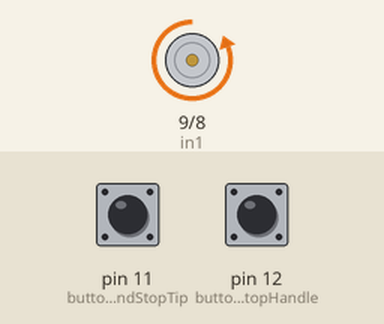
The sketch below on a simulated Arduino Uno, built with avr-gcc and run on an emulated ATmega328P. On the bench: motor-driver pin pairs drawn as motors (green arrow = first pin HIGH = forward, orange = second pin HIGH = backward, longer = more drive, scaled by the enable pin). Inputs (shaded band) come from the test bench; at power-on: pin 11 (buttonEndStopTip) HIGH, pin 12 (buttonEndStopHandle) HIGH.

Above: at 1.2 s.
1.3 s: pin 11 (buttonEndStopTip) pulled LOW for 0.15 s
At 2.5 s:
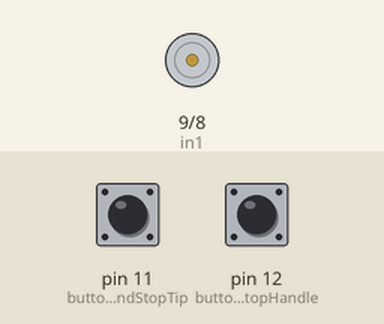
Timing chart, 0 to 7.8 s (numbered marks = the images above; inputs shaded):
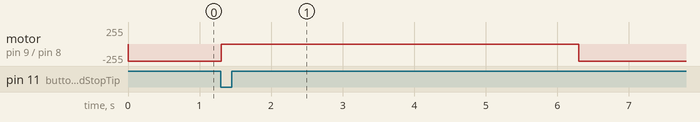

Measured:
- after the input at 1.3 s, motor on pin 9 (in1) / pin 8 (in2): backward 255/255 → stopped at once, → backward 255/255 5.0 s later

The sketch:

umbrellaMotionController.ino
```cpp
//Umbrella Motor Controller for an arduino
//Uses an L298 Motor Driver and 2 rocker switches
//to change directions
//By Christopher Lewis
//Checked in Wednesday, July 05, 2017


const int buttonEndStopTip = 11; //Pins for switch at the tip
const int buttonEndStopHandle = 12; // Pin for switch at the handle

int buttonStateEndStopTip = 0;
int buttonStateEndStopHandle = 0;

int enA = 10;
int in1 = 9;////Digital Pins are used because we only need to
int in2 = 8;////give signal to motor whether to rotate or not
int directionUp = true;

int pauseBetweenMovement = 5000;
void setup() {
  pinMode(buttonEndStopTip, INPUT_PULLUP);
  pinMode(buttonEndStopHandle, INPUT_PULLUP);

  pinMode(enA, OUTPUT);
  pinMode(in1, OUTPUT);
  pinMode(in2, OUTPUT);

  analogWrite(enA, 255);
  digitalWrite(in1, LOW);
  digitalWrite(in2, HIGH);

}

void loop() {

  buttonStateEndStopTip = digitalRead(buttonEndStopTip);
  buttonStateEndStopHandle = digitalRead(buttonEndStopHandle);

  if (buttonStateEndStopTip == LOW || buttonStateEndStopHandle == LOW) {
    pauseAndChangeDirection();
  }
}
void pauseAndChangeDirection(){
  digitalWrite(in1, LOW);
  digitalWrite(in2, LOW);
  delay(pauseBetweenMovement);
  directionUp = !directionUp;
  if (directionUp == true){
    digitalWrite(in1, HIGH);
    digitalWrite(in2, LOW);
  }else{
    digitalWrite(in1, LOW);
    digitalWrite(in2, HIGH);
  }
  delay(1000);//Delay to give the motor time to clear the button
}
```
